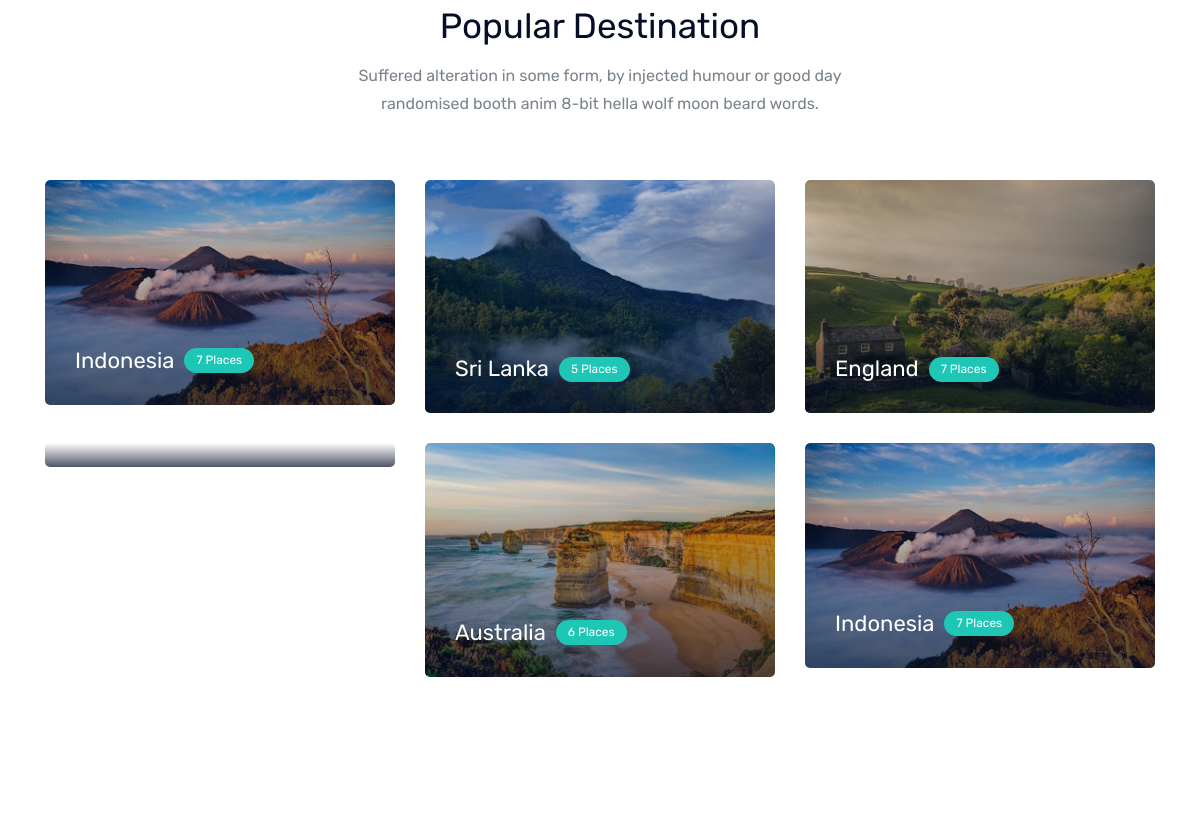
Before: / (middle part) with the older database file.
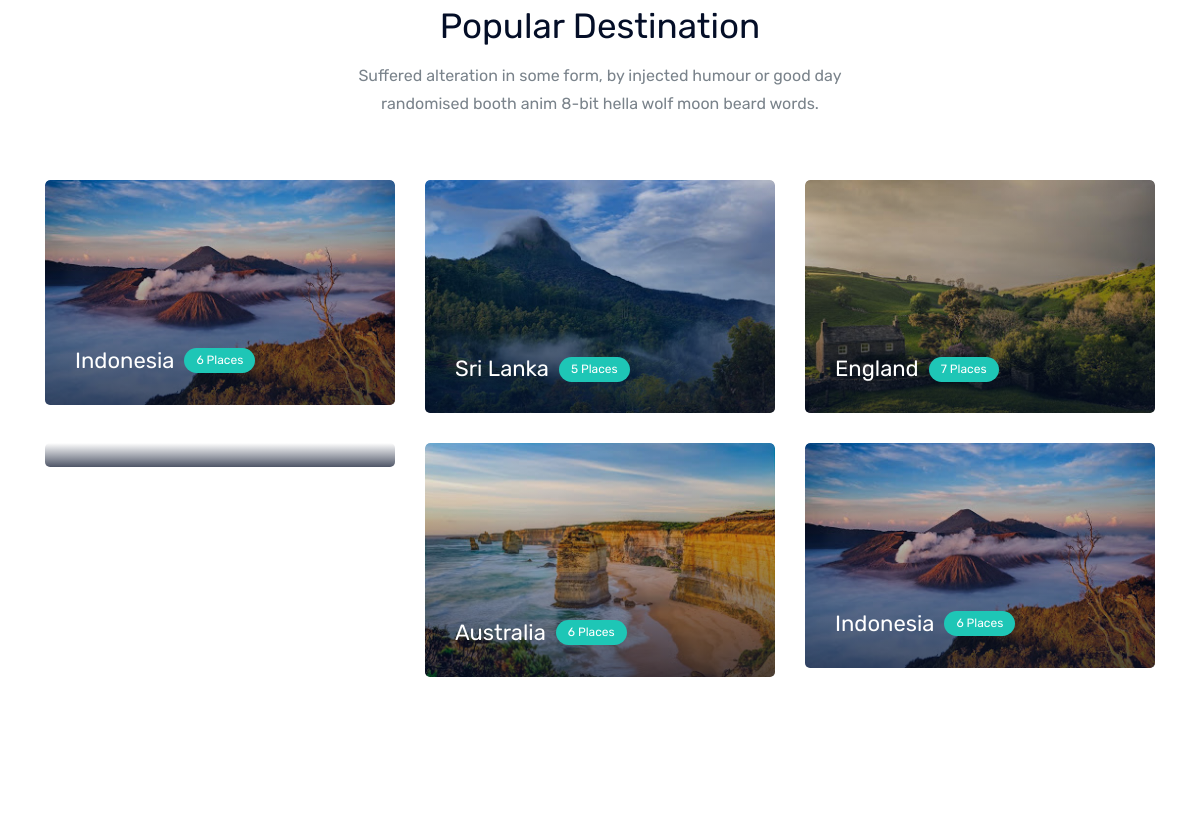
After: the same page with the newer database file.
### dest/models.py (models this page shows)
class Country(models.Model):
    name = models.CharField(max_length=120)
    image = models.ImageField(null=True, blank=True)
    popular = models.BooleanField(default=False)
    class Meta:
        verbose_name_plural = 'Countries'
    @property
    def destination_count(self):
        return self.destination_set.count()
    def __str__(self):
        return self.name

### dest/views.py (the view)
# urls.py: path('', views.homepage, name='homepage'),
def homepage(request):
    popular_countries = Country.objects.filter(popular=True)
    popular_countries = random.choices(popular_countries, k=6)
    popular_places = Destination.objects.filter(popular=True)
    popular_places = random.choices(popular_places, k=6)
    context = {
        'popular_countries': popular_countries,
        'popular_places': popular_places,
   }
    return render(request, 'dest/index.html', context)

### dest/templates/dest/index.html (shortened to what this page needs)
{% load static %}
<!doctype html>
<html class="no-js" lang="zxx">
<head>
    <link rel="stylesheet" href="{% static 'dest/css/bootstrap.min.css' %}">
    <link rel="stylesheet" href="{% static 'dest/css/owl.carousel.min.css' %}">
    <link rel="stylesheet" href="{% static 'dest/css/magnific-popup.css' %}">
    <link rel="stylesheet" href="{% static 'dest/css/font-awesome.min.css' %}">
    <link rel="stylesheet" href="{% static 'dest/css/themify-icons.css' %}">
    <link rel="stylesheet" href="{% static 'dest/css/nice-select.css' %}">
    <link rel="stylesheet" href="{% static 'dest/css/flaticon.css' %}">
    <link rel="stylesheet" href="{% static 'dest/css/gijgo.css' %}">
    <link rel="stylesheet" href="{% static 'dest/css/animate.css' %}">
    <link rel="stylesheet" href="{% static 'dest/css/slick.css' %}">
    <link rel="stylesheet" href="{% static 'dest/css/slicknav.css' %}">
    <link rel="stylesheet" href="https://ajax.googleapis.com/ajax/libs/jqueryui/1.11.2/themes/smoothness/jquery-ui.css">
    <link rel="stylesheet" href="{% static 'dest/css/style.css' %}">
</head>
<body>
    {% block content %}
    <div class="popular_destination_area">
        <div class="container">
            <div class="row justify-content-center">
                <div class="col-lg-6">
                    <div class="section_title text-center mb_70">
                        <h3>Popular Destination</h3>
                        <p>Suffered alteration in some form, by injected humour or good day randomised booth anim 8-bit hella wolf moon beard words.</p>
                    </div>
                </div>
            </div>
            <div class="row">
                {% for country in popular_countries %}
                <div class="col-lg-4 col-md-6">
                    <div class="single_destination">
                        <div class="thumb">
                            <img src="{{country.image.url}}" alt="">
                        </div>
                        <div class="content">
                            <p class="d-flex align-items-center">{{ country.name }} <a href="{% url "dest:country_destinations" pk=country.id %}">  {{country.destination_count}} Places</a> </p>
                        </div>
                    </div>
                </div>
                {% endfor %}
            </div>
        </div>
    </div>
    {% endblock content %}
</body>
</html>

Changed rows visible on the page:
changed Country "Indonesia": destination_count "7" → "6"
